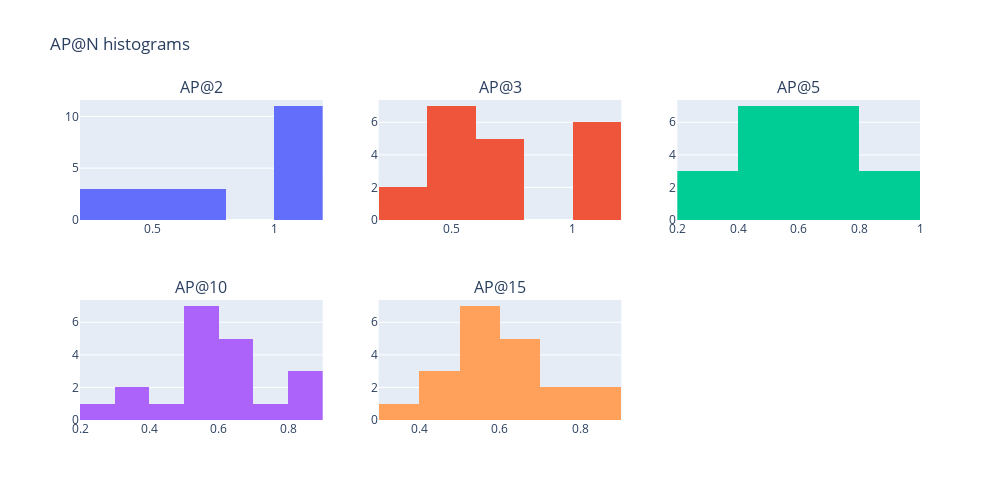

Write notebook code for a chart like this one.
### Markdown cell above
### Step 10: Plotting AP@N histograms

### Code cell
fig = make_subplots(rows=2, cols=3, subplot_titles=("AP@2", "AP@3", "AP@5", "AP@10", "AP@15"))

fig.add_trace(go.Histogram(x=AP_songs[0]), row=1, col=1)
fig.add_trace(go.Histogram(x=AP_songs[1]), row=1, col=2)
fig.add_trace(go.Histogram(x=AP_songs[2]), row=1, col=3)
fig.add_trace(go.Histogram(x=AP_songs[3]), row=2, col=1)
fig.add_trace(go.Histogram(x=AP_songs[4]), row=2, col=2)

fig.update_layout(height=500, 
                  width=1000, 
                  showlegend=False,
                  title_text="AP@N histograms")

fig.show()

### Figure 1 — Plotly figure (JSON) as saved in the notebook; plotly's stock layout.template omitted (floating-point values rounded to 4 significant figures)
{"data": [{"type": "histogram", "x": [0.5556, 1, 1, 1, 1, 1, 0.5, 0.6667, 1, 0.3333, 0.3333, 0.3333, 0.5, 0.6667, 1, 1, 1, 0.6667, 1, 1], "xaxis": "x", "yaxis": "y"}, {"type": "histogram", "x": [0.4533, 1, 0.76, 1, 0.76, 1, 0.5, 0.4, 1, 0.3333, 0.5, 0.28, 0.5, 0.52, 1, 0.76, 1, 0.55, 0.76, 0.6], "xaxis": "x2", "yaxis": "y2"}, {"type": "histogram", "x": [0.5975, 0.8664, 0.5881, 0.7764, 0.7068, 0.8664, 0.625, 0.4363, 0.7328, 0.3333, 0.5, 0.23, 0.5, 0.5509, 0.6367, 0.6961, 0.8664, 0.3821, 0.5881, 0.6709], "xaxis": "x3", "yaxis": "y3"}, {"type": "histogram", "x": [0.5173, 0.8015, 0.5083, 0.7193, 0.6708, 0.8015, 0.625, 0.3966, 0.6214, 0.4709, 0.5833, 0.2918, 0.5769, 0.5283, 0.6034, 0.6576, 0.8069, 0.3474, 0.5083, 0.5737], "xaxis": "x4", "yaxis": "y4"}, {"type": "histogram", "x": [0.5449, 0.8095, 0.5149, 0.7203, 0.6302, 0.8095, 0.625, 0.4391, 0.635, 0.4709, 0.5833, 0.3546, 0.5769, 0.5544, 0.6194, 0.6188, 0.7565, 0.4288, 0.5149, 0.5938], "xaxis": "x5", "yaxis": "y5"}], "layout": {"annotations": [{"font": {"size": 16}, "showarrow": false, "text": "AP@2", "x": 0.1444, "xanchor": "center", "xref": "paper", "y": 1, "yanchor": "bottom", "yref": "paper"}, {"font": {"size": 16}, "showarrow": false, "text": "AP@3", "x": 0.5, "xanchor": "center", "xref": "paper", "y": 1, "yanchor": "bottom", "yref": "paper"}, {"font": {"size": 16}, "showarrow": false, "text": "AP@5", "x": 0.8556, "xanchor": "center", "xref": "paper", "y": 1, "yanchor": "bottom", "yref": "paper"}, {"font": {"size": 16}, "showarrow": false, "text": "AP@10", "x": 0.1444, "xanchor": "center", "xref": "paper", "y": 0.375, "yanchor": "bottom", "yref": "paper"}, {"font": {"size": 16}, "showarrow": false, "text": "AP@15", "x": 0.5, "xanchor": "center", "xref": "paper", "y": 0.375, "yanchor": "bottom", "yref": "paper"}], "height": 500, "showlegend": false, "title": {"text": "AP@N histograms"}, "width": 1000, "xaxis": {"anchor": "y", "domain": [0, 0.2889]}, "xaxis2": {"anchor": "y2", "domain": [0.3556, 0.6444]}, "xaxis3": {"anchor": "y3", "domain": [0.7111, 1]}, "xaxis4": {"anchor": "y4", "domain": [0, 0.2889]}, "xaxis5": {"anchor": "y5", "domain": [0.3556, 0.6444]}, "xaxis6": {"anchor": "y6", "domain": [0.7111, 1]}, "yaxis": {"anchor": "x", "domain": [0.625, 1]}, "yaxis2": {"anchor": "x2", "domain": [0.625, 1]}, "yaxis3": {"anchor": "x3", "domain": [0.625, 1]}, "yaxis4": {"anchor": "x4", "domain": [0, 0.375]}, "yaxis5": {"anchor": "x5", "domain": [0, 0.375]}, "yaxis6": {"anchor": "x6", "domain": [0, 0.375]}}}
